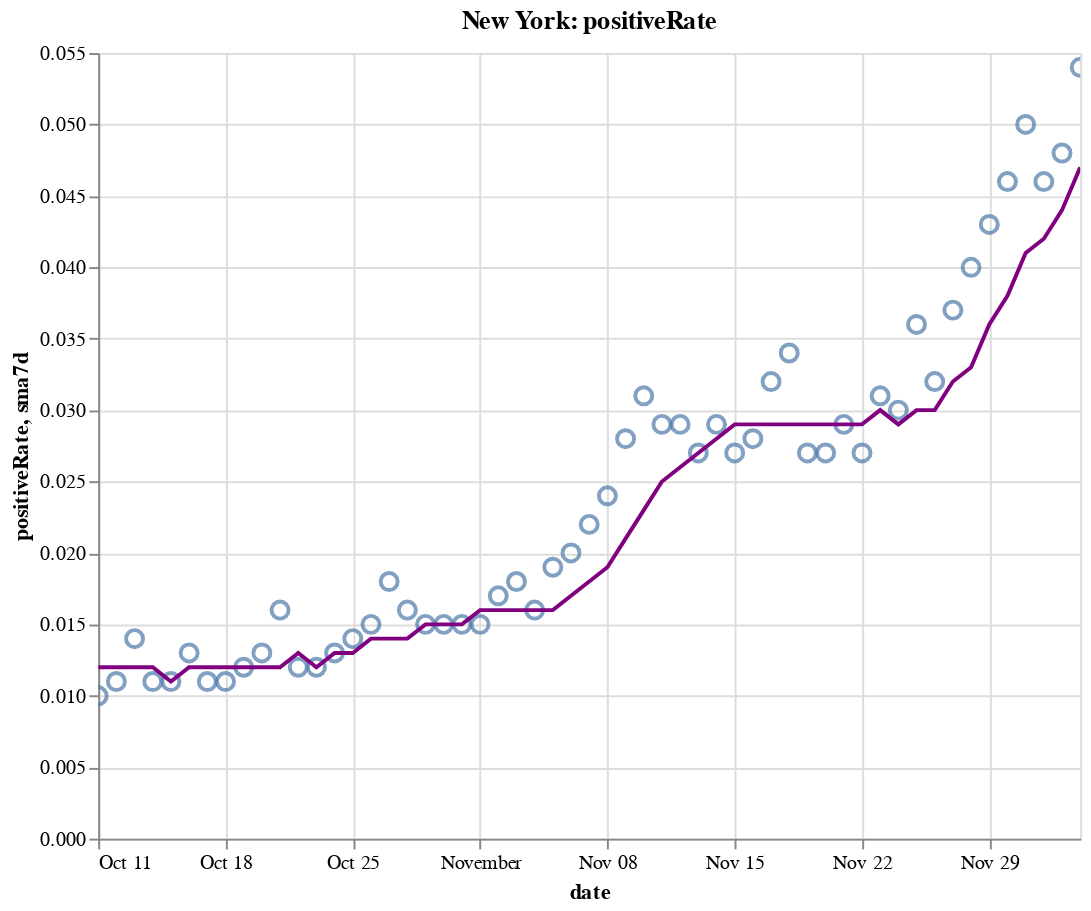

Notebook source saved alongside this figure:
### Code cell
create_plot(ny, 'positiveRate')

### Figure 1 — Vega-Lite specification as saved in the notebook (floating-point values rounded to 4 significant figures)
{"config": {"view": {"continuousWidth": 400, "continuousHeight": 300}}, "layer": [{"layer": [{"mark": {"type": "point", "size": 75}, "encoding": {"tooltip": [{"type": "temporal", "field": "date"}, {"type": "quantitative", "field": "positiveRate"}, {"type": "quantitative", "field": "sma7d"}], "x": {"type": "temporal", "field": "date"}, "y": {"type": "quantitative", "field": "positiveRate"}}, "selection": {"selector010": {"type": "interval", "bind": "scales", "encodings": ["x", "y"]}}}, {"mark": {"type": "line", "color": "purple"}, "encoding": {"x": {"type": "temporal", "field": "date"}, "y": {"type": "quantitative", "field": "sma7d"}}}]}, {"mark": {"type": "rule", "color": "#aaa"}, "encoding": {"x": {"type": "temporal", "field": "date"}}, "transform": [{"filter": {"selection": "selector009"}}]}, {"mark": "circle", "encoding": {"opacity": {"condition": {"value": 1, "selection": "selector009"}, "value": 0}, "tooltip": [{"type": "temporal", "field": "date"}, {"type": "quantitative", "field": "positiveRate"}, {"type": "quantitative", "field": "sma7d"}], "x": {"type": "temporal", "field": "date"}, "y": {"type": "quantitative", "field": "positiveRate"}}, "selection": {"selector009": {"type": "single", "encodings": ["x"], "on": "mouseover", "nearest": true, "empty": "none"}}}, {"mark": {"type": "text", "align": "left", "dx": 5, "dy": -5, "stroke": "white", "strokeWidth": 2}, "encoding": {"text": {"type": "quantitative", "field": "positiveRate"}, "tooltip": [{"type": "temporal", "field": "date"}, {"type": "quantitative", "field": "positiveRate"}, {"type": "quantitative", "field": "sma7d"}], "x": {"type": "temporal", "field": "date"}, "y": {"type": "quantitative", "field": "positiveRate"}}, "transform": [{"filter": {"selection": "selector009"}}]}, {"mark": {"type": "text", "align": "left", "dx": 5, "dy": -5}, "encoding": {"text": {"type": "quantitative", "field": "positiveRate"}, "tooltip": [{"type": "temporal", "field": "date"}, {"type": "quantitative", "field": "positiveRate"}, {"type": "quantitative", "field": "sma7d"}], "x": {"type": "temporal", "field": "date"}, "y": {"type": "quantitative", "field": "positiveRate"}}, "transform": [{"filter": {"selection": "selector009"}}]}], "data": {"name": "data-8ef7ebffd36c76985eb0e37a06056c19"}, "height": 400, "title": "New York: positiveRate", "width": 500, "$schema": "https://vega.github.io/schema/vega-lite/v4.8.1.json", "datasets": {"data-8ef7ebffd36c76985eb0e37a06056c19": [{"date": "2020-10-11T00:00:00", "totalTestResultsIncrease": 118300.0, "positiveIncrease": 1143.0, "death": 25570.0, "deathIncrease": 5.0, "positiveRate": 0.01, "state": "New York", "sma7d": 0.012}, {"date": "2020-10-12T00:00:00", "totalTestResultsIncrease": 91790.0, "positiveIncrease": 1029.0, "death": 25590.0, "deathIncrease": 13.0, "positiveRate": 0.011, "state": "New York", "sma7d": 0.012}, {"date": "2020-10-13T00:00:00", "totalTestResultsIncrease": 99070.0, "positiveIncrease": 1393.0, "death": 25600.0, "deathIncrease": 11.0, "positiveRate": 0.014, "state": "New York", "sma7d": 0.012}, {"date": "2020-10-14T00:00:00", "totalTestResultsIncrease": 111700.0, "positiveIncrease": 1232.0, "death": 25600.0, "deathIncrease": 7.0, "positiveRate": 0.011, "state": "New York", "sma7d": 0.012}, {"date": "2020-10-15T00:00:00", "totalTestResultsIncrease": 133200.0, "positiveIncrease": 1460.0, "death": 25620.0, "deathIncrease": 13.0, "positiveRate": 0.011, "state": "New York", "sma7d": 0.011}, {"date": "2020-10-16T00:00:00", "totalTestResultsIncrease": 136000.0, "positiveIncrease": 1707.0, "death": 25630.0, "deathIncrease": 10.0, "positiveRate": 0.013, "state": "New York", "sma7d": 0.012}, {"date": "2020-10-17T00:00:00", "totalTestResultsIncrease": 160000.0, "positiveIncrease": 1784.0, "death": 25640.0, "deathIncrease": 9.0, "positiveRate": 0.011, "state": "New York", "sma7d": 0.012}, {"date": "2020-10-18T00:00:00", "totalTestResultsIncrease": 128800.0, "positiveIncrease": 1390.0, "death": 25640.0, "deathIncrease": 7.0, "positiveRate": 0.011, "state": "New York", "sma7d": 0.012}, {"date": "2020-10-19T00:00:00", "totalTestResultsIncrease": 82010.0, "positiveIncrease": 998.0, "death": 25660.0, "deathIncrease": 15.0, "positiveRate": 0.012, "state": "New York", "sma7d": 0.012}, {"date": "2020-10-20T00:00:00", "totalTestResultsIncrease": 90540.0, "positiveIncrease": 1201.0, "death": 25670.0, "deathIncrease": 13.0, "positiveRate": 0.013, "state": "New York", "sma7d": 0.012}, {"date": "2020-10-21T00:00:00", "totalTestResultsIncrease": 124800.0, "positiveIncrease": 2026.0, "death": 25680.0, "deathIncrease": 7.0, "positiveRate": 0.016, "state": "New York", "sma7d": 0.012}, {"date": "2020-10-22T00:00:00", "totalTestResultsIncrease": 135300.0, "positiveIncrease": 1628.0, "death": 25690.0, "deathIncrease": 15.0, "positiveRate": 0.012, "state": "New York", "sma7d": 0.013}, {"date": "2020-10-23T00:00:00", "totalTestResultsIncrease": 141500.0, "positiveIncrease": 1637.0, "death": 25700.0, "deathIncrease": 11.0, "positiveRate": 0.012, "state": "New York", "sma7d": 0.012}, {"date": "2020-10-24T00:00:00", "totalTestResultsIncrease": 156900.0, "positiveIncrease": 2061.0, "death": 25720.0, "deathIncrease": 13.0, "positiveRate": 0.013, "state": "New York", "sma7d": 0.013}, {"date": "2020-10-25T00:00:00", "totalTestResultsIncrease": 120800.0, "positiveIncrease": 1632.0, "death": 25730.0, "deathIncrease": 12.0, "positiveRate": 0.014, "state": "New York", "sma7d": 0.013}, {"date": "2020-10-26T00:00:00", "totalTestResultsIncrease": 82120.0, "positiveIncrease": 1191.0, "death": 25740.0, "deathIncrease": 12.0, "positiveRate": 0.015, "state": "New York", "sma7d": 0.014}, {"date": "2020-10-27T00:00:00", "totalTestResultsIncrease": 111600.0, "positiveIncrease": 1991.0, "death": 25760.0, "deathIncrease": 16.0, "positiveRate": 0.018, "state": "New York", "sma7d": 0.014}, {"date": "2020-10-28T00:00:00", "totalTestResultsIncrease": 129700.0, "positiveIncrease": 2031.0, "death": 25770.0, "deathIncrease": 15.0, "positiveRate": 0.016, "state": "New York", "sma7d": 0.014}, {"date": "2020-10-29T00:00:00", "totalTestResultsIncrease": 168400.0, "positiveIncrease": 2499.0, "death": 25790.0, "deathIncrease": 19.0, "positiveRate": 0.015, "state": "New York", "sma7d": 0.015}, {"date": "2020-10-30T00:00:00", "totalTestResultsIncrease": 146900.0, "positiveIncrease": 2255.0, "death": 25800.0, "deathIncrease": 12.0, "positiveRate": 0.015, "state": "New York", "sma7d": 0.015}, {"date": "2020-10-31T00:00:00", "totalTestResultsIncrease": 137000.0, "positiveIncrease": 2049.0, "death": 25810.0, "deathIncrease": 3.0, "positiveRate": 0.015, "state": "New York", "sma7d": 0.015}, {"date": "2020-11-01T00:00:00", "totalTestResultsIncrease": 148900.0, "positiveIncrease": 2255.0, "death": 25820.0, "deathIncrease": 17.0, "positiveRate": 0.015, "state": "New York", "sma7d": 0.016}, {"date": "2020-11-02T00:00:00", "totalTestResultsIncrease": 96100.0, "positiveIncrease": 1633.0, "death": 25840.0, "deathIncrease": 14.0, "positiveRate": 0.017, "state": "New York", "sma7d": 0.016}, {"date": "2020-11-03T00:00:00", "totalTestResultsIncrease": 127900.0, "positiveIncrease": 2321.0, "death": 25850.0, "deathIncrease": 15.0, "positiveRate": 0.018, "state": "New York", "sma7d": 0.016}, {"date": "2020-11-04T00:00:00", "totalTestResultsIncrease": 133500.0, "positiveIncrease": 2126.0, "death": 25870.0, "deathIncrease": 15.0, "positiveRate": 0.016, "state": "New York", "sma7d": 0.016}, {"date": "2020-11-05T00:00:00", "totalTestResultsIncrease": 161000.0, "positiveIncrease": 2997.0, "death": 25890.0, "deathIncrease": 24.0, "positiveRate": 0.019, "state": "New York", "sma7d": 0.016}, {"date": "2020-11-06T00:00:00", "totalTestResultsIncrease": 160700.0, "positiveIncrease": 3209.0, "death": 25910.0, "deathIncrease": 18.0, "positiveRate": 0.02, "state": "New York", "sma7d": 0.017}, {"date": "2020-11-07T00:00:00", "totalTestResultsIncrease": 163300.0, "positiveIncrease": 3587.0, "death": 25930.0, "deathIncrease": 18.0, "positiveRate": 0.022, "state": "New York", "sma7d": 0.018}, {"date": "2020-11-08T00:00:00", "totalTestResultsIncrease": 145600.0, "positiveIncrease": 3428.0, "death": 25950.0, "deathIncrease": 19.0, "positiveRate": 0.024, "state": "New York", "sma7d": 0.019}, {"date": "2020-11-09T00:00:00", "totalTestResultsIncrease": 111400.0, "positiveIncrease": 3144.0, "death": 25970.0, "deathIncrease": 26.0, "positiveRate": 0.028, "state": "New York", "sma7d": 0.021}, {"date": "2020-11-10T00:00:00", "totalTestResultsIncrease": 128000.0, "positiveIncrease": 3965.0, "death": 26000.0, "deathIncrease": 32.0, "positiveRate": 0.031, "state": "New York", "sma7d": 0.023}, {"date": "2020-11-11T00:00:00", "totalTestResultsIncrease": 164300.0, "positiveIncrease": 4820.0, "death": 26030.0, "deathIncrease": 21.0, "positiveRate": 0.029, "state": "New York", "sma7d": 0.025}, {"date": "2020-11-12T00:00:00", "totalTestResultsIncrease": 162600.0, "positiveIncrease": 4797.0, "death": 26060.0, "deathIncrease": 29.0, "positiveRate": 0.029, "state": "New York", "sma7d": 0.026}, {"date": "2020-11-13T00:00:00", "totalTestResultsIncrease": 203700.0, "positiveIncrease": 5401.0, "death": 26080.0, "deathIncrease": 24.0, "positiveRate": 0.027, "state": "New York", "sma7d": 0.027}, {"date": "2020-11-14T00:00:00", "totalTestResultsIncrease": 184200.0, "positiveIncrease": 5388.0, "death": 26100.0, "deathIncrease": 24.0, "positiveRate": 0.029, "state": "New York", "sma7d": 0.028}, {"date": "2020-11-15T00:00:00", "totalTestResultsIncrease": 133200.0, "positiveIncrease": 3649.0, "death": 26130.0, "deathIncrease": 30.0, "positiveRate": 0.027, "state": "New York", "sma7d": 0.029}, {"date": "2020-11-16T00:00:00", "totalTestResultsIncrease": 124600.0, "positiveIncrease": 3490.0, "death": 26160.0, "deathIncrease": 26.0, "positiveRate": 0.028, "state": "New York", "sma7d": 0.029}, {"date": "2020-11-17T00:00:00", "totalTestResultsIncrease": 159900.0, "positiveIncrease": 5088.0, "death": 26190.0, "deathIncrease": 30.0, "positiveRate": 0.032, "state": "New York", "sma7d": 0.029}, {"date": "2020-11-18T00:00:00", "totalTestResultsIncrease": 154400.0, "positiveIncrease": 5294.0, "death": 26220.0, "deathIncrease": 36.0, "positiveRate": 0.034, "state": "New York", "sma7d": 0.029}, {"date": "2020-11-19T00:00:00", "totalTestResultsIncrease": 195200.0, "positiveIncrease": 5310.0, "death": 26260.0, "deathIncrease": 32.0, "positiveRate": 0.027, "state": "New York", "sma7d": 0.029}, {"date": "2020-11-20T00:00:00", "totalTestResultsIncrease": 205500.0, "positiveIncrease": 5468.0, "death": 26290.0, "deathIncrease": 35.0, "positiveRate": 0.027, "state": "New York", "sma7d": 0.029}, {"date": "2020-11-21T00:00:00", "totalTestResultsIncrease": 207900.0, "positiveIncrease": 5972.0, "death": 26330.0, "deathIncrease": 34.0, "positiveRate": 0.029, "state": "New York", "sma7d": 0.029}, {"date": "2020-11-22T00:00:00", "totalTestResultsIncrease": 196600.0, "positiveIncrease": 5392.0, "death": 26360.0, "deathIncrease": 31.0, "positiveRate": 0.027, "state": "New York", "sma7d": 0.029}, {"date": "2020-11-23T00:00:00", "totalTestResultsIncrease": 191500.0, "positiveIncrease": 5906.0, "death": 26390.0, "deathIncrease": 33.0, "positiveRate": 0.031, "state": "New York", "sma7d": 0.03}, {"date": "2020-11-24T00:00:00", "totalTestResultsIncrease": 164800.0, "positiveIncrease": 4881.0, "death": 26440.0, "deathIncrease": 51.0, "positiveRate": 0.03, "state": "New York", "sma7d": 0.029}, {"date": "2020-11-25T00:00:00", "totalTestResultsIncrease": 173100.0, "positiveIncrease": 6265.0, "death": 26480.0, "deathIncrease": 41.0, "positiveRate": 0.036, "state": "New York", "sma7d": 0.03}, {"date": "2020-11-26T00:00:00", "totalTestResultsIncrease": 217700.0, "positiveIncrease": 6933.0, "death": 26550.0, "deathIncrease": 67.0, "positiveRate": 0.032, "state": "New York", "sma7d": 0.03}, {"date": "2020-11-27T00:00:00", "totalTestResultsIncrease": 219400.0, "positiveIncrease": 8176.0, "death": 26590.0, "deathIncrease": 39.0, "positiveRate": 0.037, "state": "New York", "sma7d": 0.032}, {"date": "2020-11-28T00:00:00", "totalTestResultsIncrease": 152400.0, "positiveIncrease": 6063.0, "death": 26630.0, "deathIncrease": 44.0, "positiveRate": 0.04, "state": "New York", "sma7d": 0.033}, {"date": "2020-11-29T00:00:00", "totalTestResultsIncrease": 157300.0, "positiveIncrease": 6723.0, "death": 26690.0, "deathIncrease": 58.0, "positiveRate": 0.043, "state": "New York", "sma7d": 0.036}, {"date": "2020-11-30T00:00:00", "totalTestResultsIncrease": 149000.0, "positiveIncrease": 6819.0, "death": 26750.0, "deathIncrease": 57.0, "positiveRate": 0.046, "state": "New York", "sma7d": 0.038}, {"date": "2020-12-01T00:00:00", "totalTestResultsIncrease": 146700.0, "positiveIncrease": 7285.0, "death": 26820.0, "deathIncrease": 69.0, "positiveRate": 0.05, "state": "New York", "sma7d": 0.041}, {"date": "2020-12-02T00:00:00", "totalTestResultsIncrease": 193600.0, "positiveIncrease": 8973.0, "death": 26890.0, "deathIncrease": 73.0, "positiveRate": 0.046, "state": "New York", "sma7d": 0.042}, {"date": "2020-12-03T00:00:00", "totalTestResultsIncrease": 203400.0, "positiveIncrease": 9855.0, "death": 26960.0, "deathIncrease": 66.0, "positiveRate": 0.048, "state": "New York", "sma7d": 0.044}, {"date": "2020-12-04T00:00:00", "totalTestResultsIncrease": 208300.0, "positiveIncrease": 11270.0, "death": 27020.0, "deathIncrease": 62.0, "positiveRate": 0.054, "state": "New York", "sma7d": 0.047}]}}
